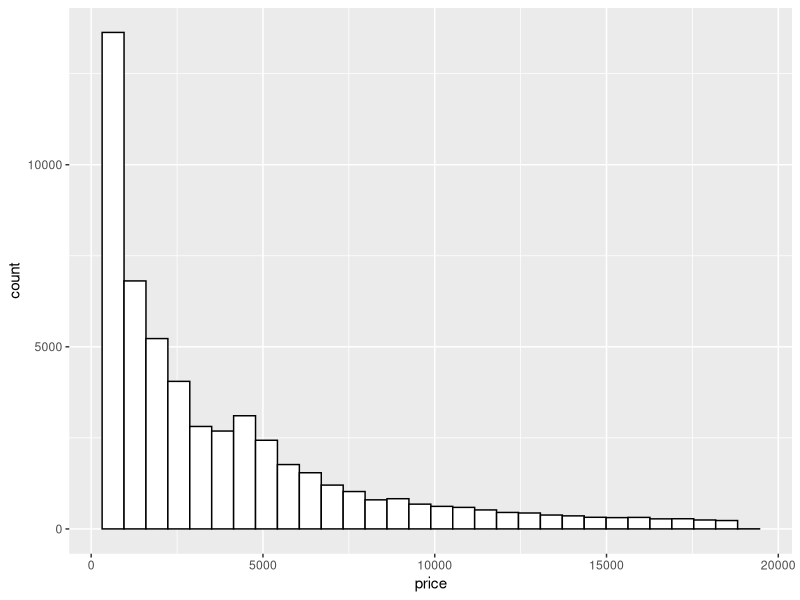
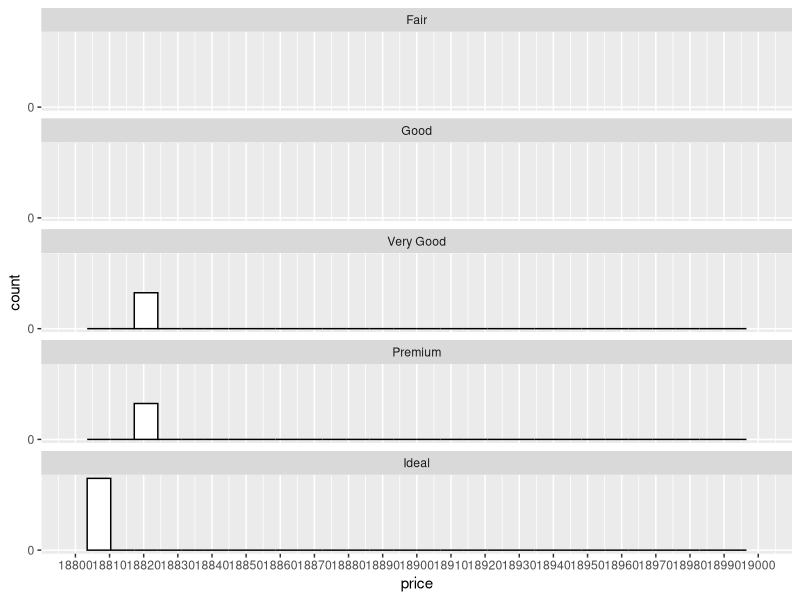

R code for these plots, in order: (Note: this script raises an error after producing the figures.)


getwd()
setwd('~/CURSOS_DATA_SCIENCE/udacity')

library(ggplot2)
data(diamonds)

help("diamonds")
force(diamonds)


# Create a histogram of the price of
# all the diamonds in the diamond data set.

# TYPE YOUR CODE BELOW THE LINE
# =======================================

names(diamonds)

ggplot(aes(x = price), data = diamonds) + 
  geom_histogram(color = 'black', fill = 'white')


### how many diamonds cost less than $500

ggplot(aes(x = price), data = diamonds, binwidth = 1) + 
  geom_histogram(color = 'black', fill = 'white') +
  facet_wrap(~cut, ncol = 1) +
  scale_x_continuous(limits = c(18800, 19000), breaks = seq(18800, 19000, 10)) +
  scale_y_continuous(breaks = seq(0, 500, 5))


summary(diamonds$price)

sum(diamonds$price<20000)

sum(diamonds$price<500)
sum(diamonds$price<250)
sum(diamonds$price>14999)
sum(diamonds$price>=15000)


by(diamonds$price, diamonds$cut, summary)

qplot(x = price, data = diamonds) + facet_wrap(~cut, "free_y")



?facet_wrap

#histograma preço por quilate
#facetado por cut

qplot(x = price, y = carat, data = diamonds) + facet_wrap(~cut)

ggplot(aes(x = price/carat), data = diamonds) + 
  geom_histogram(color = 'blue', fill = 'yellow') +
  facet_wrap(~cut, ncol = 1) +
  scale_x_log10()


# usando boxplot
# Investigue o preço dos diamantes usando gráficos de caixa, resumos numéricos e 
# uma das seguintes variáveis categóricas: corte, clareza ou cor.

#resposta: color e price

qplot(x = color, y = price, 
      data = diamonds, 
      geom = 'boxplot') +
  coord_cartesian(ylim = c(750, 8000))

by(diamonds$price, diamonds$color, summary)

by(diamonds$price, diamonds$color, IQR)

#Investigue o preço por quilate de diamantes nas 
#diferentes cores de diamantes usando boxplots.

qplot(x = color, y = price/carat, 
      data = diamonds, 
      geom = 'boxplot') +
  coord_cartesian(ylim = c(2000, 6000))

# Investigar o peso dos diamantes (quilate) usando um polígono de freqüência. 
# Use larguras binárias diferentes para ver como o polígono de freqüência muda. 
# Qual tamanho de quilate tem contagem maior que 2000?

qplot(x = carat, data = diamonds,
      xlab = 'quilates',
      geom = 'freqpoly') +
  scale_x_continuous(limits = c(0, 1.2), breaks = seq(0, 1.2, 0.1))
